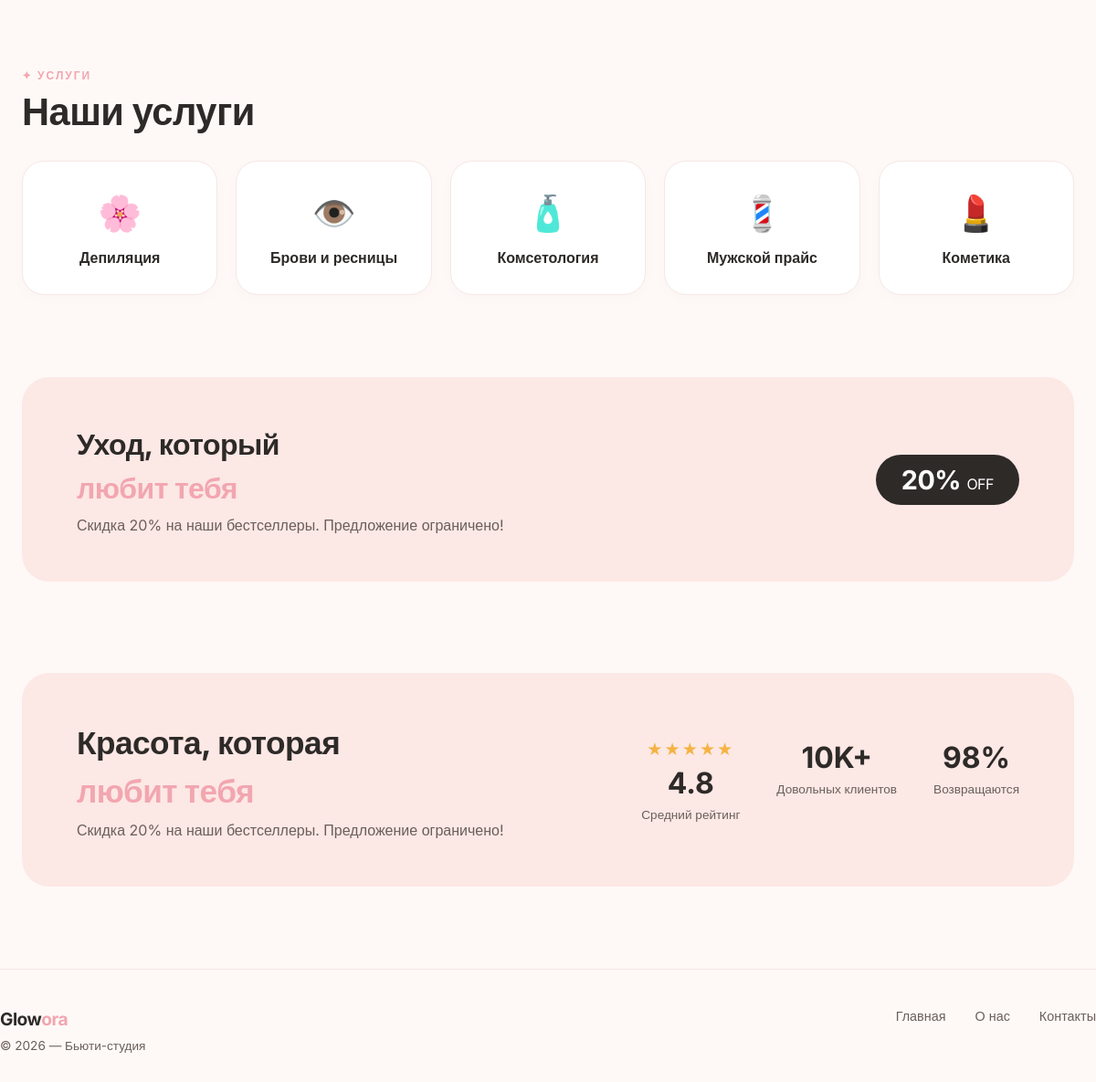
Before: / (lower part) with the older database file.
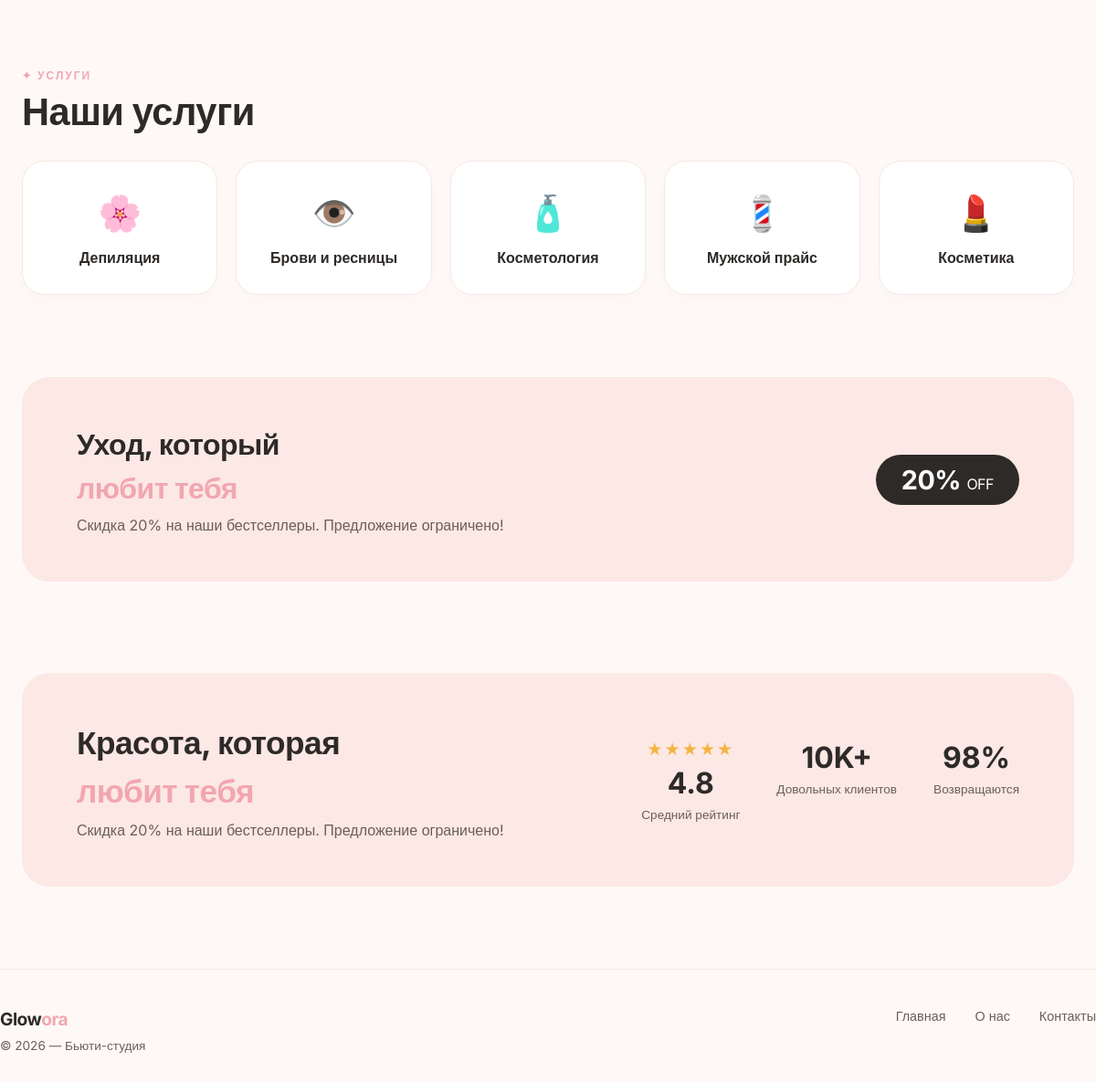
After: the same page with the newer database file.
### beauty_app/models.py (models this page shows, shortened)
class ServiceCategory(models.Model):
    name = models.CharField(max_length=100, help_text="Маникюр")
    icon = models.CharField(max_length=10, help_text="💅 или другой эмодзи")
    description = models.CharField(max_length=100, blank=True, help_text="Гель, дизайн, уход")
    order = models.PositiveIntegerField(default=0, help_text="Порядок отображения (меньше — выше)")
    is_active = models.BooleanField(default=True)
    class Meta:
        ordering = ['order']
        verbose_name = "Категория услуги"
        verbose_name_plural = "Категории услуг"

### beauty_app/views.py (the view)
# urls.py: path('', views.LandingView.as_view(), name='landing'),
@method_decorator(cache_page(60 * 15), name='dispatch')
class LandingView(TemplateView):
    template_name = 'beauty_app/lending2.html'
    def get_context_data(self, **kwargs):
        context = super().get_context_data(**kwargs)
        context['settings'] = SiteSettings.objects.first()
        context['hero'] = HeroBlock.objects.filter(is_active=True).first()
        context['categories'] = ServiceCategory.objects.filter(is_active=True)
        context['services'] = Service.objects.filter(is_active=True)
        context['banners'] = Banner.objects.filter(is_active=True)
        context['trust'] = TrustBlock.objects.filter(is_active=True).first()
        context['reviews'] = Review.objects.filter(is_active=True)
        context['menu_items'] = MenuItem.objects.filter(is_active=True)
        context['footer_links'] = FooterLink.objects.filter(is_active=True)
        return context

### beauty_app/templates/beauty_app/lending2.html (shortened to what this page needs)
{% load static %}
<!DOCTYPE html>
<html lang="ru">
<head>
    <link rel="stylesheet" href="{% static 'css/lending.css' %}">
</head>
<body>
    <section class="section">
        <div class="container">
            <span class="section-tag">✦ Услуги</span>
            <h2 class="section-title">Наши услуги</h2>
            <div class="categories-grid">
                {% for category in categories %}
                    <div class="category-card">
                        <span class="icon">{{ category.icon }}</span>
                        <h4>{{ category.name }}</h4>
                    </div>
                {% empty %}
                    <p style="text-align:center;grid-column:1/-1;color:#6b5f5a;padding:40px 0;">
                        Категории пока не добавлены. Зайдите в админку и создайте их.
                    </p>
                {% endfor %}
            </div>
        </div>
    </section>
    <section class="section" style="padding-top: 0;">
        <div class="container">
            <div class="banner">
                <div>
                    <h2>Уход, который <br /><span>любит тебя</span></h2>
                    <p>Скидка 20% на наши бестселлеры. Предложение ограничено!</p>
                </div>
                <div class="offer-badge">20% <small>OFF</small></div>
            </div>
        </div>
    </section>
    <section class="section" style="padding-top: 20px;">
        <div class="container">
            <div class="trust-section">
                <div class="left">
                    <h2>Красота, которая <br /><span>любит тебя</span></h2>
                    <p>Скидка 20% на наши бестселлеры. Предложение ограничено!</p>
                </div>
                <div class="trust-stats">
                    <div class="item">
                        <div class="stars">★★★★★</div>
                        <div class="number">4.8</div>
                        <div class="label">Средний рейтинг</div>
                    </div>
                    <div class="item">
                        <div class="number">10K+</div>
                        <div class="label">Довольных клиентов</div>
                    </div>
                    <div class="item">
                        <div class="number">98%</div>
                        <div class="label">Возвращаются</div>
                    </div>
                </div>
            </div>
        </div>
    </section>
    <footer class="container footer">
        <div>
            <a href="#" class="logo">Glow<span>ora</span></a>
            <p style="margin-top: 4px; font-size: 0.85rem;">© 2026 — Бьюти-студия</p>
        </div>
        <div class="footer-links">
            <a href="#">Главная</a>
            <a href="#">О нас</a>
            <a href="#">Контакты</a>
        </div>
    </footer>
</body>
</html>

### static/css/lending.css (style rules this page uses)
* { margin: 0; padding: 0; box-sizing: border-box; }
body { font-family: 'Inter', sans-serif; background: #fef9f7; color: #2d2a28; line-height: 1.5; }
.container { max-width: 1200px; margin: 0 auto; padding: 0 24px; }
a { text-decoration: none; color: inherit; }
.section { padding: 70px 0; }
.section-tag { display: inline-block; font-size: 0.75rem; font-weight: 600; text-transform: uppercase; letter-spacing: 2px; color: #f2a6b0; margin-bottom: 8px; }
.section-title { font-size: 2.6rem; font-weight: 700; letter-spacing: -0.5px; line-height: 1.1; margin-bottom: 12px; }
.logo { font-size: 1.5rem; font-weight: 700; letter-spacing: -0.5px; color: #2d2a28; }
.logo span { color: #f2a6b0; }
.categories-grid { display: grid; grid-template-columns: repeat(5, 1fr); gap: 20px; margin-top: 30px; }
.category-card { background: #fff; border-radius: 24px; padding: 28px 16px; text-align: center; border: 1px solid #f5e8e5; transition: 0.3s; box-shadow: 0 4px 16px rgba(0, 0, 0, 0.02); }
.category-card .icon { font-size: 2.4rem; display: block; margin-bottom: 8px; }
.category-card h4 { font-weight: 600; font-size: 1rem; }
.banner { background: #fce8e5; border-radius: 30px; padding: 50px 60px; display: flex; align-items: center; justify-content: space-between; flex-wrap: wrap; gap: 30px; margin-top: 20px; }
.banner h2 { font-size: 2rem; font-weight: 700; letter-spacing: -0.5px; }
.banner h2 span { color: #f2a6b0; }
.banner p { color: #6b5f5a; margin-top: 4px; }
.banner .offer-badge { display: inline-block; background: #2d2a28; color: #fff; font-weight: 700; font-size: 1.8rem; padding: 6px 28px; border-radius: 60px; letter-spacing: -0.5px; }
.banner .offer-badge small { font-size: 1rem; font-weight: 400; }
.trust-section { background: #fce8e5; border-radius: 30px; padding: 50px 60px; display: flex; align-items: center; justify-content: space-between; flex-wrap: wrap; gap: 30px; margin-top: 10px; }
.trust-section .left h2 { font-size: 2.2rem; font-weight: 700; letter-spacing: -0.5px; }
.trust-section .left h2 span { color: #f2a6b0; }
.trust-section .left p { color: #6b5f5a; margin-top: 4px; }
.trust-stats { display: flex; gap: 40px; }
.trust-stats .item { text-align: center; }
.trust-stats .item .number { font-size: 2rem; font-weight: 700; color: #2d2a28; }
.trust-stats .item .label { font-size: 0.85rem; color: #6b5f5a; }
.trust-stats .item .stars { color: #f5b342; font-size: 1.2rem; letter-spacing: 2px; }
.footer { padding: 40px 0 30px; border-top: 1px solid #f5e8e5; margin-top: 20px; display: flex; justify-content: space-between; flex-wrap: wrap; gap: 24px; color: #6b5f5a; font-size: 0.9rem; }
.footer .logo { font-size: 1.2rem; }
.footer-links { display: flex; gap: 32px; }

Changed rows visible on the page:
changed ServiceCategory: name "Комсетология" → "Косметология"
changed ServiceCategory: name "Кометика" → "Косметика"
